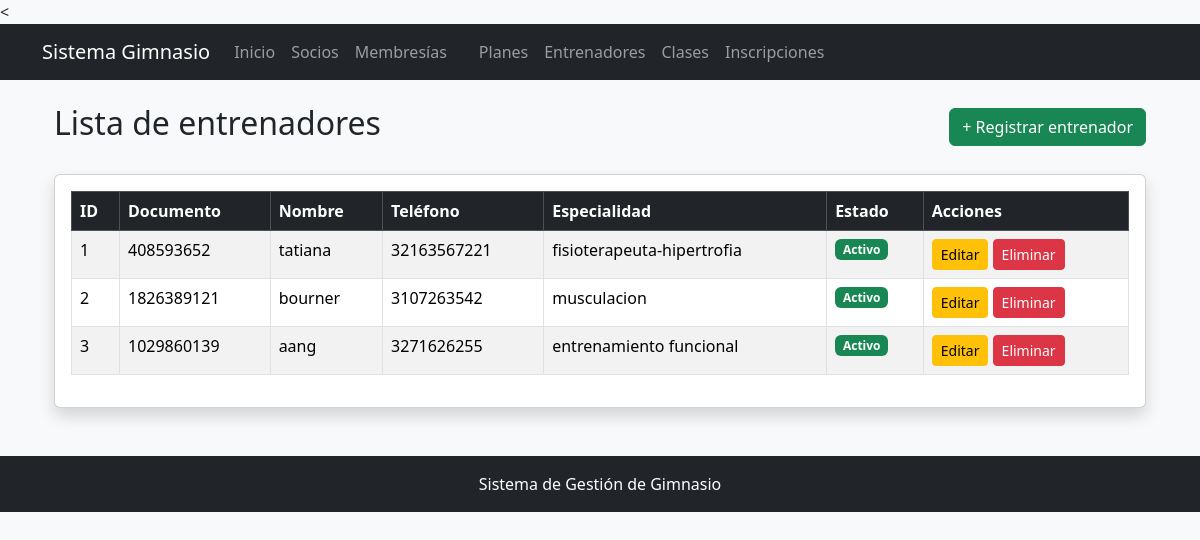
Page /entrenadores/ on the earlier database version.
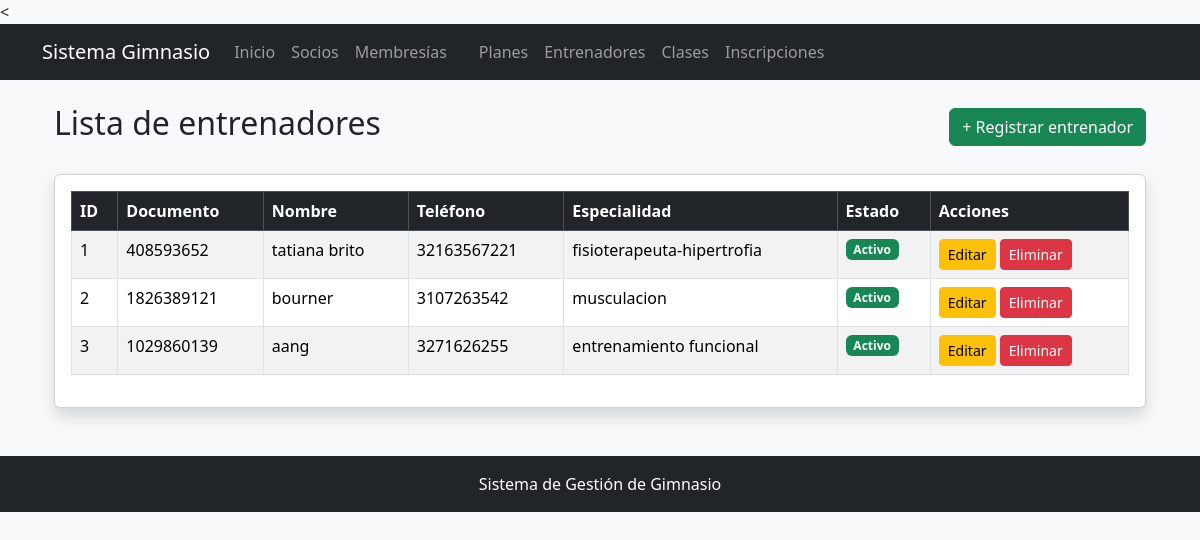
Same page on the later database version.
### entrenador/models.py (models this page shows, shortened)
class entrenador(models.Model):
    id_entrenador = models.AutoField(primary_key=True)
    documento  = models.CharField(max_length=20)
    nombre = models.CharField(max_length=100)
    telefono = models.CharField(max_length=20)
    especialidad = models.CharField(max_length=100)
    activo = models.BooleanField(default=True)

### entrenador/views.py (the view)
# urls.py: path('', views.lista_entrenadores, name='lista_entrenadores'),
def lista_entrenadores(request):
    entrenadores = entrenador.objects.all()
    return render(request, 'entrenador/lista.html', {
        'entrenadores': entrenadores
    })

### templates/entrenador/lista.html
{% extends 'gimnasio/base.html' %}
{% block content %}
<div class="container">
    <div class="d-flex justify-content-between align-items-center mb-4">
        <h2>Lista de entrenadores</h2>
        <a href="{% url 'entrenador:crear_entrenador' %}"
           class="btn btn-success">
            + Registrar entrenador
        </a>
    </div>
    <div class="card shadow">
        <div class="card-body">
            <div class="table-responsive">
                <table class="table table-bordered table-striped">
                    <thead class="table-dark">
                        <tr>
                            <th>ID</th>
                            <th>Documento</th>
                            <th>Nombre</th>
                            <th>Teléfono</th>
                            <th>Especialidad</th>
                            <th>Estado</th>
                            <th>Acciones</th>
                        </tr>
                    </thead>
                    <tbody>
                        {% for profesor in entrenadores %}
                        <tr>
                            <td>{{ profesor.id_entrenador }}</td>
                            <td>{{ profesor.documento }}</td>
                            <td>{{ profesor.nombre }}</td>
                            <td>{{ profesor.telefono }}</td>
                            <td>{{ profesor.especialidad }}</td>
                            <td>
                                {% if profesor.activo %}
                                    <span class="badge bg-success">Activo</span>
                                {% else %}
                                    <span class="badge bg-danger">Inactivo</span>
                                {% endif %}
                            </td>
                            <td>
                                <a href="{% url 'entrenador:editar_entrenador' profesor.id_entrenador %}"
                                   class="btn btn-warning btn-sm">
                                    Editar
                                </a>
                                <a href="{% url 'entrenador:eliminar_entrenador' profesor.id_entrenador %}"
                                   class="btn btn-danger btn-sm">
                                    Eliminar
                                </a>
                            </td>
                        </tr>
                        {% empty %}
                        <tr>
                            <td colspan="7" class="text-center">
                                No hay entrenadores registrados.
                            </td>
                        </tr>
                        {% endfor %}
                    </tbody>
                </table>
            </div>
        </div>
    </div>
</div>
{% endblock %}

Differences in the rows shown:
changed entrenador "fisioterapeuta-hipertrofia": nombre "tatiana" → "tatiana brito"
